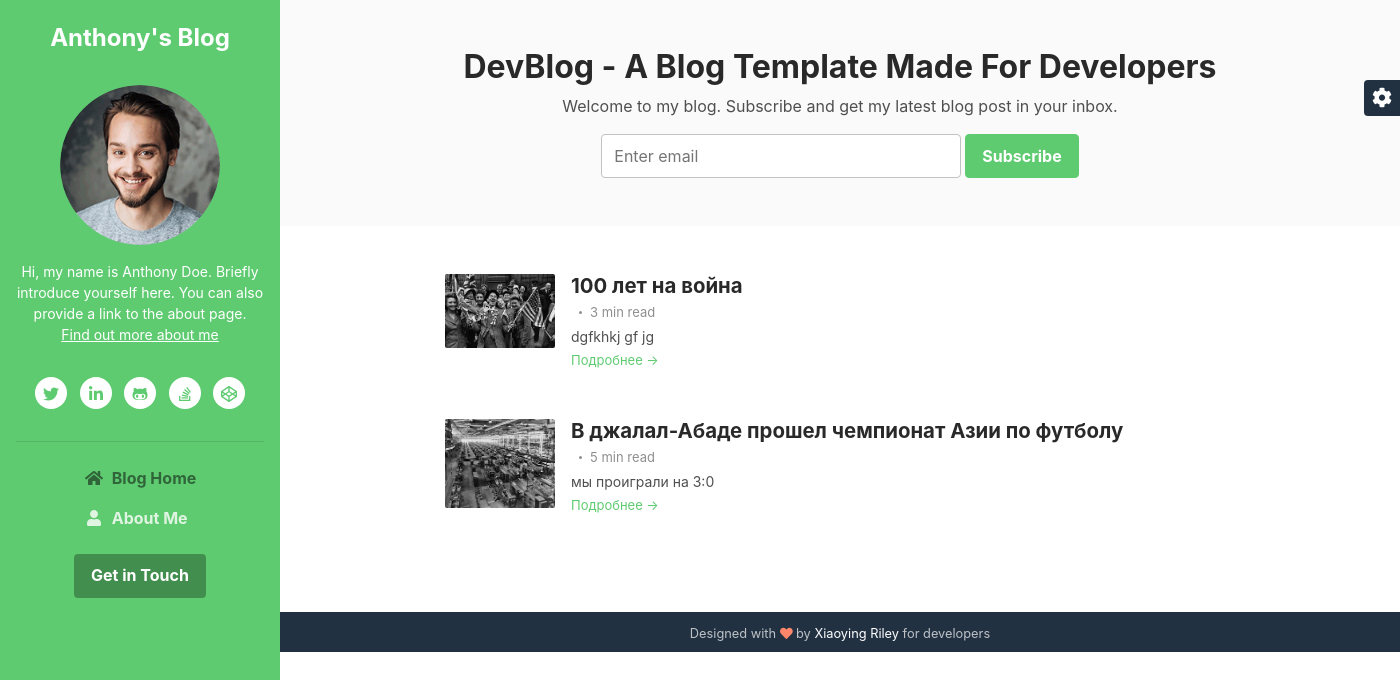
Page /home/ on the earlier database version.
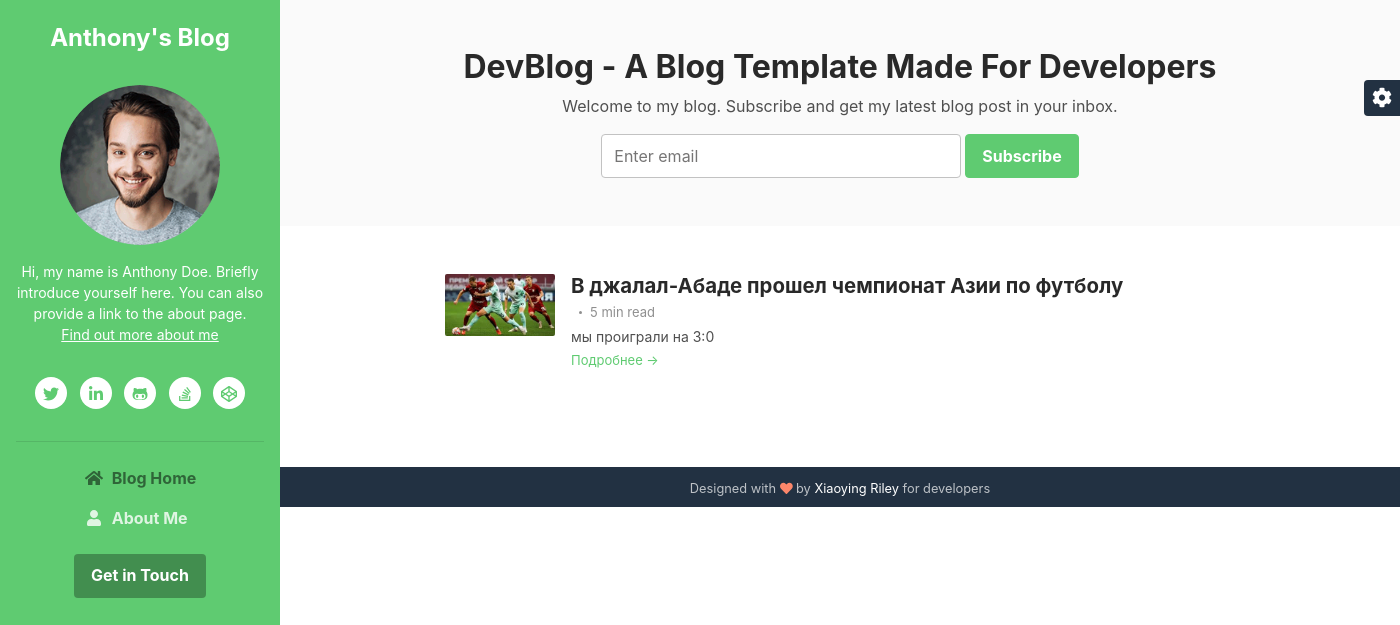
Same page on the later database version.
### journal/models.py (models this page shows)
class Publication(models.Model):
    category = models.ForeignKey(Category, on_delete=models.CASCADE, null=True, related_name='publications')
    hashtags = models.ManyToManyField(Hashtag, blank=True)
    image = models.ImageField(verbose_name='изображение', null=True)
    title = models.CharField(verbose_name='название', max_length=100, null=True)
    description = models.TextField(verbose_name='описание', null=True)
    read_time = models.PositiveSmallIntegerField(verbose_name='время чтения', null=True)
    created_at = models.DateTimeField(auto_now_add=True, null=True)
    updated_at = models.DateTimeField(auto_now=True, null=True)
    is_active = models.BooleanField(default=True)
    class Meta:
        verbose_name_plural = "Публикации"
        verbose_name = "Публикация"

### journal/views.py (the view)
# urls.py: path('home/', HomeView.as_view(), name='home'),
class HomeView(TemplateView):
    template_name = 'index.html'
    def get_context_data(self, **kwargs):
        context = {
            'publication_list': Publication.objects.filter(is_active=True),
            'hashtags_list': Publication.objects.all()
        }
        return context

### templates/index.html (shortened to what this page needs)
{% extends 'base.html' %}
{% load static %}
{% block content %}
<body>
    <header class="header text-center">
	    <h1 class="blog-name pt-lg-4 mb-0"><a href="index.html">Anthony's Blog</a></h1>
	    <nav class="navbar navbar-expand-lg navbar-dark" >
			<div id="navigation" class="collapse navbar-collapse flex-column" >
				<div class="profile-section pt-3 pt-lg-0">
				    <img class="profile-image mb-3 rounded-circle mx-auto" src="{% static 'images/profile.png' %}" alt="image" >
					<div class="bio mb-3">Hi, my name is Anthony Doe. Briefly introduce yourself here. You can also provide a link to the about page.<br><a href="about.html">Find out more about me</a></div>
					<ul class="social-list list-inline py-3 mx-auto">
			            <li class="list-inline-item"><a href="#"><i class="fab fa-twitter fa-fw"></i></a></li>
			            <li class="list-inline-item"><a href="#"><i class="fab fa-linkedin-in fa-fw"></i></a></li>
			            <li class="list-inline-item"><a href="#"><i class="fab fa-github-alt fa-fw"></i></a></li>
			            <li class="list-inline-item"><a href="#"><i class="fab fa-stack-overflow fa-fw"></i></a></li>
			            <li class="list-inline-item"><a href="#"><i class="fab fa-codepen fa-fw"></i></a></li>
			        </ul>
			        <hr>
				</div>
				<ul class="navbar-nav flex-column text-left">
					<li class="nav-item active">
					    <a class="nav-link" href="{% url 'home' %}"><i class="fas fa-home fa-fw mr-2"></i>Blog Home <span class="sr-only">(current)</span></a>
					</li>
					<li class="nav-item">
					    <a class="nav-link" href="{% url 'about' %}"><i class="fas fa-user fa-fw mr-2"></i>About Me</a>
					</li>
				</ul>
				<div class="my-2 my-md-3">
				    <a class="btn btn-primary" href="https://themes.3rdwavemedia.com/" target="_blank">Get in Touch</a>
				</div>
			</div>
		</nav>
    </header>
    <div class="main-wrapper">
	    <section class="cta-section theme-bg-light py-5">
		    <div class="container text-center">
			    <h2 class="heading">DevBlog - A Blog Template Made For Developers</h2>
			    <div class="intro">Welcome to my blog. Subscribe and get my latest blog post in your inbox.</div>
			    <form class="signup-form form-inline justify-content-center pt-3">
                    <div class="form-group">
                        <input type="email" id="semail" name="semail1" class="form-control mr-md-1 semail" placeholder="Enter email">
                    </div>
                    <button type="submit" class="btn btn-primary">Subscribe</button>
                </form>
		    </div>
	    </section>
	    <section class="blog-list px-3 py-5 p-md-5">
		    <div class="container">
				   {% for item in publication_list %}
			    <div class="item mb-5">
				    <div class="media">
					    <img class="mr-3 img-fluid post-thumb d-none d-md-flex" src="{{ item.image.url }}" alt="image">
					    <div class="media-body">
						    <h3 class="title mb-1"><a href="blog-post.html">{{item.title}}</a></h3>
						    <div class="meta mb-1"><span class="date">{{item.created_date}}</span><span class="time">{{item.read_time}} min read</span></div>
						    <div class="intro">{{item.description}}</div>
						    <a class="more-link" href="{% url 'publication_detail' item.id %}">Подробнее &rarr;</a>
					    </div>
				    </div>
			    </div>
				 	{% endfor %}
		    </div>
	    </section>
	    {% include 'footer-part.html' %}
    </div>
    <div id="config-panel" class="config-panel d-none d-lg-block">
        <div class="panel-inner">
            <a id="config-trigger" class="config-trigger config-panel-hide text-center" href="#"><i class="fas fa-cog fa-spin mx-auto" data-fa-transform="down-6" ></i></a>
        </div>
    </div>
</body>
  {% endblock %}

### templates/base.html (shortened to what this page needs)
{% load static %}
<!DOCTYPE html>
<html lang="en">
<head>
    <link id="theme-style" rel="stylesheet" href="{% static 'css/theme-1.css' %}">
</head>
{% block content %}
{% endblock %}
</html>

### templates/footer-part.html
<footer class="footer text-center py-2 theme-bg-dark">
                <small class="copyright">Designed with <i class="fas fa-heart" style="color: #fb866a;"></i> by <a href="http://themes.3rdwavemedia.com" target="_blank">Xiaoying Riley</a> for developers</small>
	    </footer>

Differences in the rows shown:
no longer on this page (row edited): Publication: image (picture), title "100 лет на война", read_time "3", description "dgfkhkj gf jg"
changed Publication "В джалал-Абаде прошел чемпионат Азии по футболу": image: a different picture
